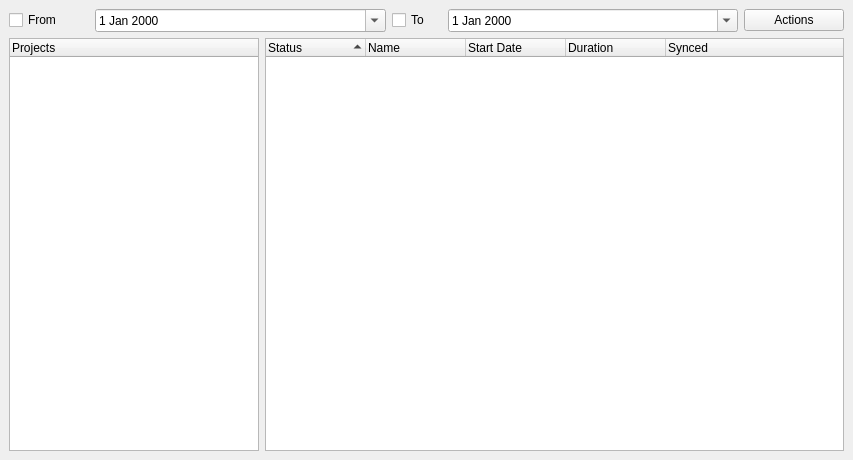
<?xml version="1.0" encoding="UTF-8"?>
<ui version="4.0">
 <class>mainwindow</class>
 <widget class="QMainWindow" name="mainwindow">
  <property name="geometry">
   <rect>
    <x>0</x>
    <y>0</y>
    <width>853</width>
    <height>460</height>
   </rect>
  </property>
  <property name="windowTitle">
   <string>qTimer v0.1</string>
  </property>
  <widget class="QWidget" name="centralwidget">
   <layout class="QVBoxLayout" name="verticalLayout">
    <item>
     <layout class="QHBoxLayout" name="horizontalLayout">
      <item>
       <widget class="QCheckBox" name="date_from_label">
        <property name="maximumSize">
         <size>
          <width>80</width>
          <height>16777215</height>
         </size>
        </property>
        <property name="text">
         <string>From</string>
        </property>
       </widget>
      </item>
      <item>
       <widget class="QDateEdit" name="date_from">
        <property name="calendarPopup">
         <bool>true</bool>
        </property>
       </widget>
      </item>
      <item>
       <widget class="QCheckBox" name="date_to_label">
        <property name="maximumSize">
         <size>
          <width>50</width>
          <height>16777215</height>
         </size>
        </property>
        <property name="text">
         <string>To</string>
        </property>
       </widget>
      </item>
      <item>
       <widget class="QDateEdit" name="date_to">
        <property name="calendarPopup">
         <bool>true</bool>
        </property>
       </widget>
      </item>
      <item>
       <widget class="QPushButton" name="actions">
        <property name="maximumSize">
         <size>
          <width>100</width>
          <height>16777215</height>
         </size>
        </property>
        <property name="text">
         <string>Actions</string>
        </property>
       </widget>
      </item>
     </layout>
    </item>
    <item>
     <layout class="QHBoxLayout" name="horizontalLayout_2">
      <item>
       <widget class="QTreeWidget" name="projects">
        <property name="maximumSize">
         <size>
          <width>250</width>
          <height>16777215</height>
         </size>
        </property>
        <column>
         <property name="text">
          <string>Projects</string>
         </property>
        </column>
       </widget>
      </item>
      <item>
       <widget class="QTreeWidget" name="timers">
        <property name="showDropIndicator" stdset="0">
         <bool>false</bool>
        </property>
        <property name="alternatingRowColors">
         <bool>true</bool>
        </property>
        <property name="selectionMode">
         <enum>QAbstractItemView::ExtendedSelection</enum>
        </property>
        <property name="rootIsDecorated">
         <bool>false</bool>
        </property>
        <property name="uniformRowHeights">
         <bool>true</bool>
        </property>
        <property name="sortingEnabled">
         <bool>true</bool>
        </property>
        <property name="allColumnsShowFocus">
         <bool>true</bool>
        </property>
        <column>
         <property name="text">
          <string>Status</string>
         </property>
        </column>
        <column>
         <property name="text">
          <string>Name</string>
         </property>
        </column>
        <column>
         <property name="text">
          <string>Start Date</string>
         </property>
        </column>
        <column>
         <property name="text">
          <string>Duration</string>
         </property>
        </column>
        <column>
         <property name="text">
          <string>Synced</string>
         </property>
        </column>
        <column>
         <property name="text">
          <string/>
         </property>
        </column>
       </widget>
      </item>
     </layout>
    </item>
   </layout>
  </widget>
  <action name="actionStart">
   <property name="text">
    <string>Start</string>
   </property>
   <property name="toolTip">
    <string>Create a new timer</string>
   </property>
   <property name="shortcut">
    <string>Ctrl+N</string>
   </property>
  </action>
  <action name="actionPause">
   <property name="text">
    <string>Pause</string>
   </property>
   <property name="toolTip">
    <string>Pause a running timer</string>
   </property>
  </action>
  <action name="actionStop">
   <property name="text">
    <string>Stop</string>
   </property>
   <property name="toolTip">
    <string>Stop a running timer (so it cannot be resumed later)</string>
   </property>
  </action>
 </widget>
 <resources/>
 <connections/>
</ui>
